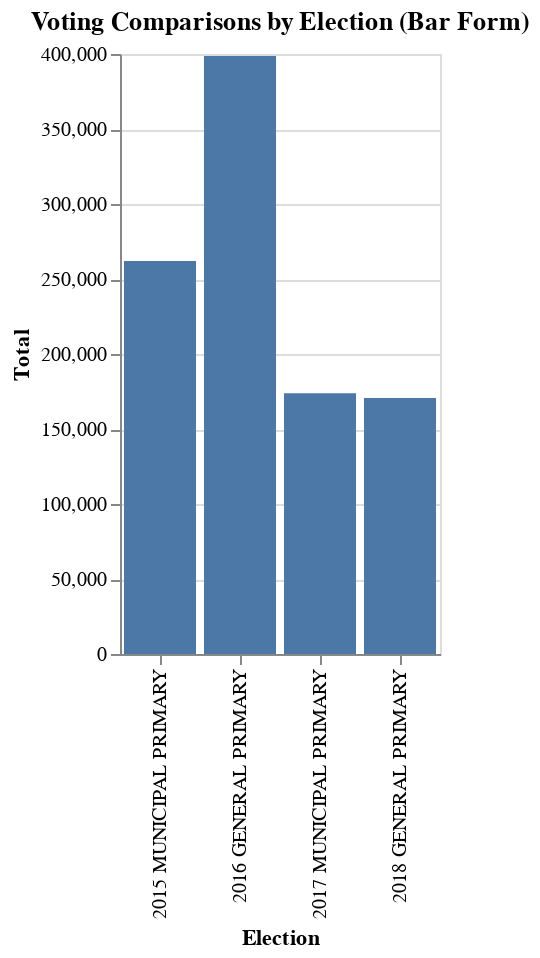

Notebook code for this chart:
### Markdown cell above
## Altair 2
### Voter Participation in Elections, Visualized Through Bar Chart

### Code cell
#altair 2
alt.Chart(Electiondf, title="Voting Comparisons by Election (Bar Form)").mark_bar().encode(
    x="Election",
    y="Total",
).properties(
    width=alt.Step(40),
)

### Figure 1 — Vega-Lite specification as saved in the notebook (floating-point values rounded to 4 significant figures)
{"config": {"view": {"continuousWidth": 300, "continuousHeight": 300}}, "data": {"name": "data-d38cb6dddfb0686b51e32a871e92b2f2"}, "mark": {"type": "bar"}, "encoding": {"x": {"field": "Election", "type": "nominal"}, "y": {"field": "Total", "type": "quantitative"}}, "title": "Voting Comparisons by Election (Bar Form)", "width": {"step": 40}, "$schema": "https://vega.github.io/schema/vega-lite/v5.14.1.json", "datasets": {"data-d38cb6dddfb0686b51e32a871e92b2f2": [{"Election": "2018 GENERAL PRIMARY", "Democratic Votes": 154206, "Republican Votes": 16378, "Total": 170584}, {"Election": "2017 MUNICIPAL PRIMARY", "Democratic Votes": 161534, "Republican Votes": 12237, "Total": 173771}, {"Election": "2016 GENERAL PRIMARY", "Democratic Votes": 350914, "Republican Votes": 47684, "Total": 398598}, {"Election": "2015 MUNICIPAL PRIMARY", "Democratic Votes": 241611, "Republican Votes": 20411, "Total": 262022}]}}
